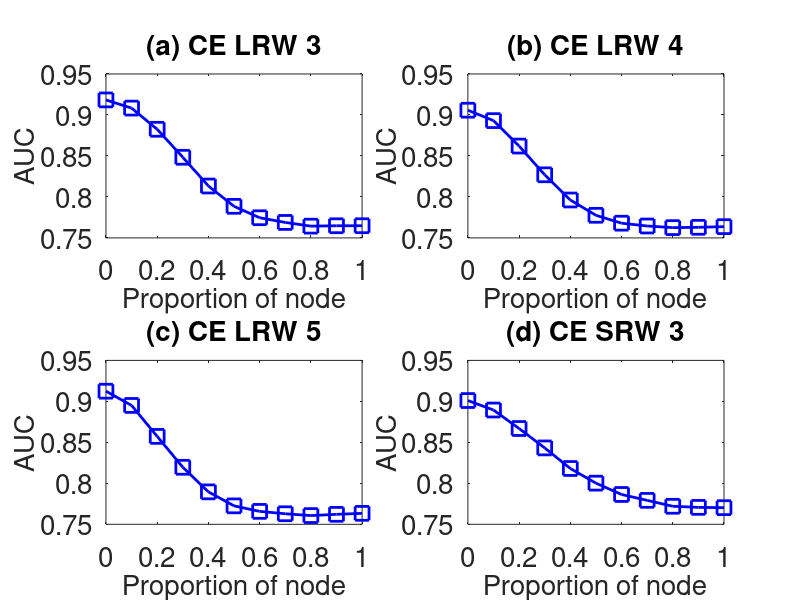

Write MATLAB code to recreate this figure.
subplot(2,2,1);
x=0:0.1:1;
y=[0.918342	0.908362	0.882544	0.848386	0.813316	0.788544	0.77459	0.768882	0.764342	0.764814	0.764842
];
plot(x,y,'-bs','LineWidth',2,'MarkerSize',10);
set(gca,'FontSize',20);
xlabel('Proportion of node','fontsize',20);
ylabel('AUC','fontsize',20);
title('(a) CE LRW 3','fontsize',20);

subplot(2,2,2);
x=0:0.1:1;
y=[0.905804	0.8931	0.862052	0.827	0.796244	0.777578	0.767944	0.76452	0.762538	0.76293	0.763728
];
plot(x,y,'-bs','LineWidth',2,'MarkerSize',10);
set(gca,'FontSize',20);
xlabel('Proportion of node','fontsize',20);
ylabel('AUC','fontsize',20);
title('(b) CE LRW 4','fontsize',20);

subplot(2,2,3);
x=0:0.1:1;
y=[0.91241	0.895042	0.857288	0.819594	0.78959	0.772512	0.76578	0.762856	0.76067	0.762174	0.76338
];
plot(x,y,'-bs','LineWidth',2,'MarkerSize',10);
set(gca,'FontSize',20);
xlabel('Proportion of node','fontsize',20);
ylabel('AUC','fontsize',20);
title('(c) CE LRW 5','fontsize',20);


subplot(2,2,4);
x=0:0.1:1;
y=[0.901007	0.88943	0.86688	0.843208	0.818102	0.800212	0.786402	0.779222	0.772004	0.770668	0.770312
];
plot(x,y,'-bs','LineWidth',2,'MarkerSize',10);
set(gca,'FontSize',20);
xlabel('Proportion of node','fontsize',20);
ylabel('AUC','fontsize',20);
title('(d) CE SRW 3','fontsize',20);
